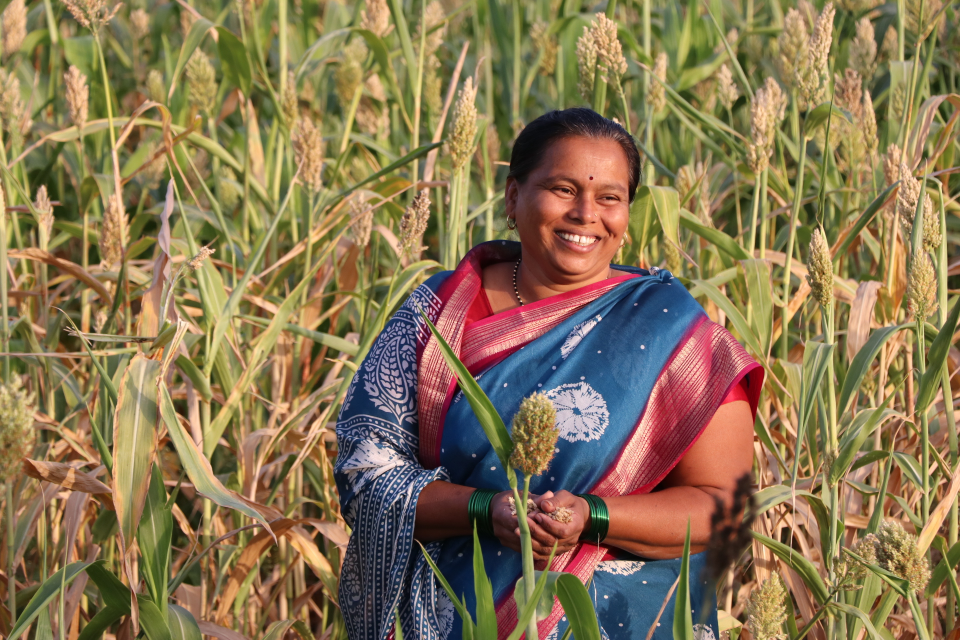
#> input picture images/divider_livelihoods.jpg, 1920 x 1280 px, given in place of Activities13.jpg, which was not available (shown at 1/2 size)
$ python make_collage.py
#> lines starting #> are read from the running program, lines starting #| are printed output that depends on the picture; pictures that were not available may be replaced by others from this repository, and a replacement may not be noted
from PIL import Image, ImageOps
import sys

def make_collage():
    images = [
        "/Users/poojarao/Desktop/raft-website/Project_Photos/Project Photos/Education/Aatmaja Foundation/Activities13.jpg",
        "/Users/poojarao/Desktop/raft-website/Project_Photos/Project Photos/Conservation/Sahyadri Sankalp Society/Great Hornbill feeding chick by Abhijeet Patil (1).jpg",
        "/Users/poojarao/Desktop/raft-website/Project_Photos/Project Photos/Livelihoods/Manndeshi/IMG_2535.JPG",
        "/Users/poojarao/Desktop/raft-website/Project_Photos/Project Photos/Tech for Good/Venture Centre/Solar Panels/Solar panels.JPG"
    ]

    target_size = 800  # Size of each square
    margin = 10        # White margin between images

    # 2x2 grid
    collage_width = target_size * 2 + margin * 3
    collage_height = target_size * 2 + margin * 3

    collage = Image.new('RGB', (collage_width, collage_height), color='white')
#> collage: PIL image 1630x1630 RGB; every value is 255

    positions = [
        (margin, margin),
        (target_size + margin * 2, margin),
        (margin, target_size + margin * 2),
        (target_size + margin * 2, target_size + margin * 2)
    ]

    try:
        for idx, img_path in enumerate(images):
            img = Image.open(img_path)
#> img is the input picture: PIL image 1920x1280 RGB; mean R, G, B 137.2, 117.5, 82.8
            # Center crop to target_size x target_size
            img_cropped = ImageOps.fit(img, (target_size, target_size), Image.Resampling.LANCZOS)
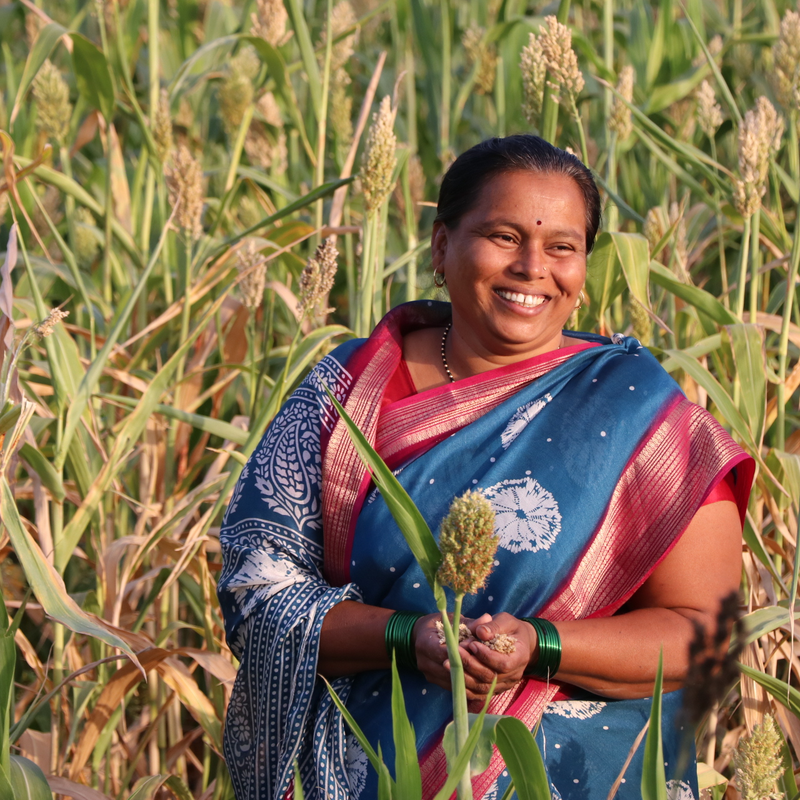
#> img_cropped: PIL image 800x800 RGB; mean R, G, B 133.1, 113, 83.9
            collage.paste(img_cropped, positions[idx])
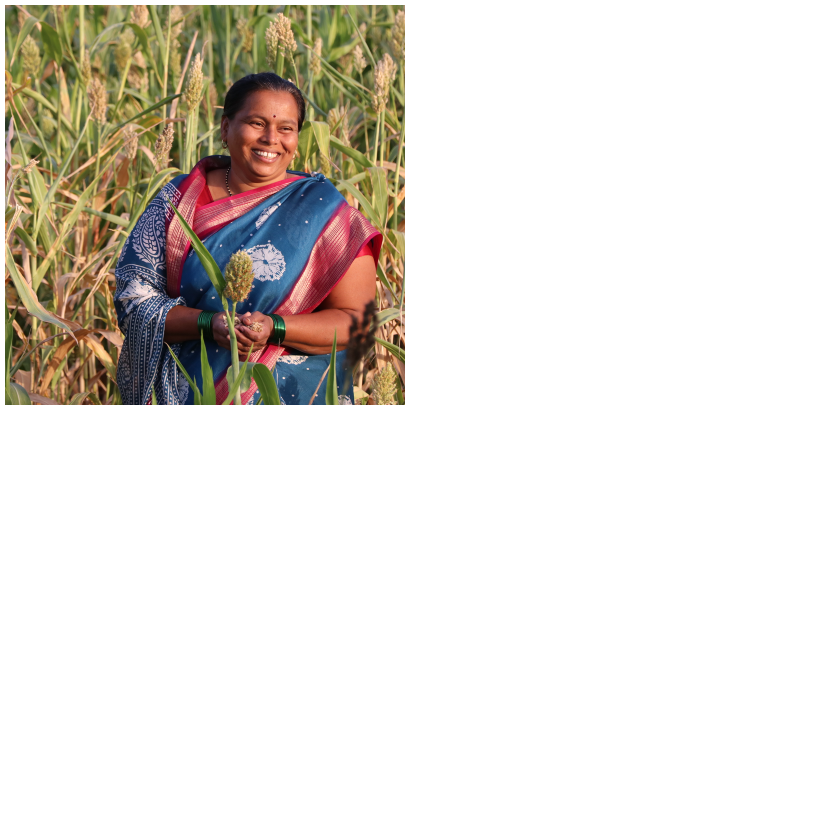
#> collage: PIL image 1630x1630 RGB (shown at 1/2 size); mean R, G, B 225.6, 220.8, 213.8
#> pass 2 of the loop in make_collage, `for idx, img_path in enumerate(images):`:
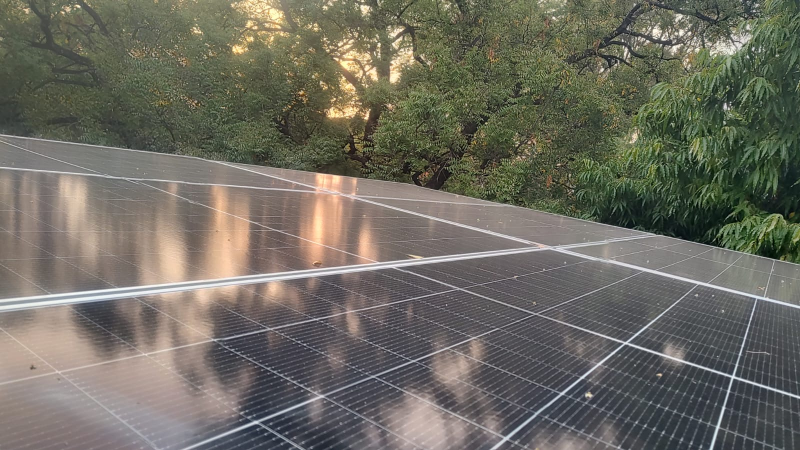
#> input picture images/divider_technology.jpg, 1600 x 900 px, given in place of Great Hornbill feeding chick by Abhijeet Patil (1).jpg, which was not available (shown at 1/2 size)
#> in make_collage, img is the input picture: PIL image 1600x900 RGB; mean R, G, B 109.8, 107.7, 97.1
#> in make_collage, `img_cropped = ImageOps.fit(img, (target_size, target_size), Image.Resa..`:
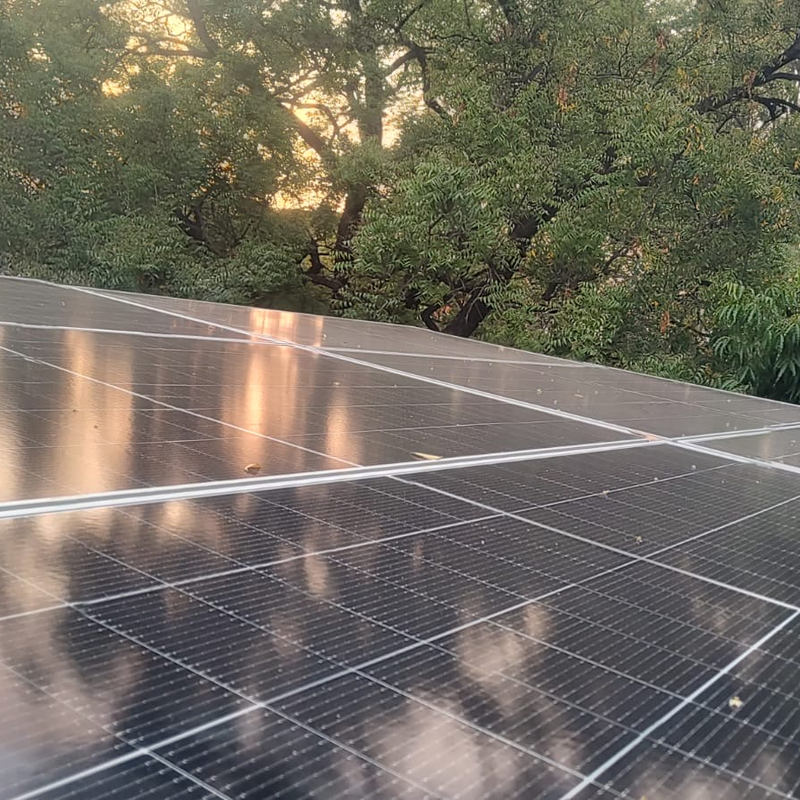
#> img_cropped: PIL image 800x800 RGB; mean R, G, B 112.4, 107.5, 96.5
#> in make_collage, `collage.paste(img_cropped, positions[idx])`:
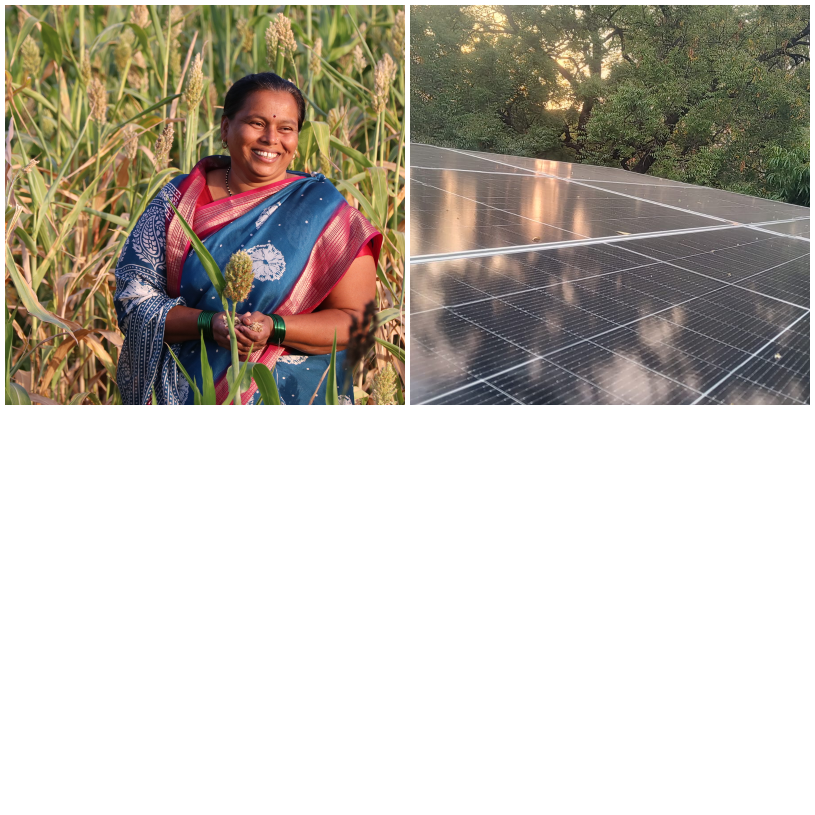
#> collage: PIL image 1630x1630 RGB (shown at 1/2 size); mean R, G, B 191.3, 185.3, 175.6

        output_path = "/Users/poojarao/Desktop/raft-website/images/title_collage.jpg"
        collage.save(output_path, quality=95)
        print(f"Successfully saved collage to {output_path}")
    except Exception as e:
        print(f"Error creating collage: {e}")
#> (the run stopped early here; a loop or call above may not have finished)
